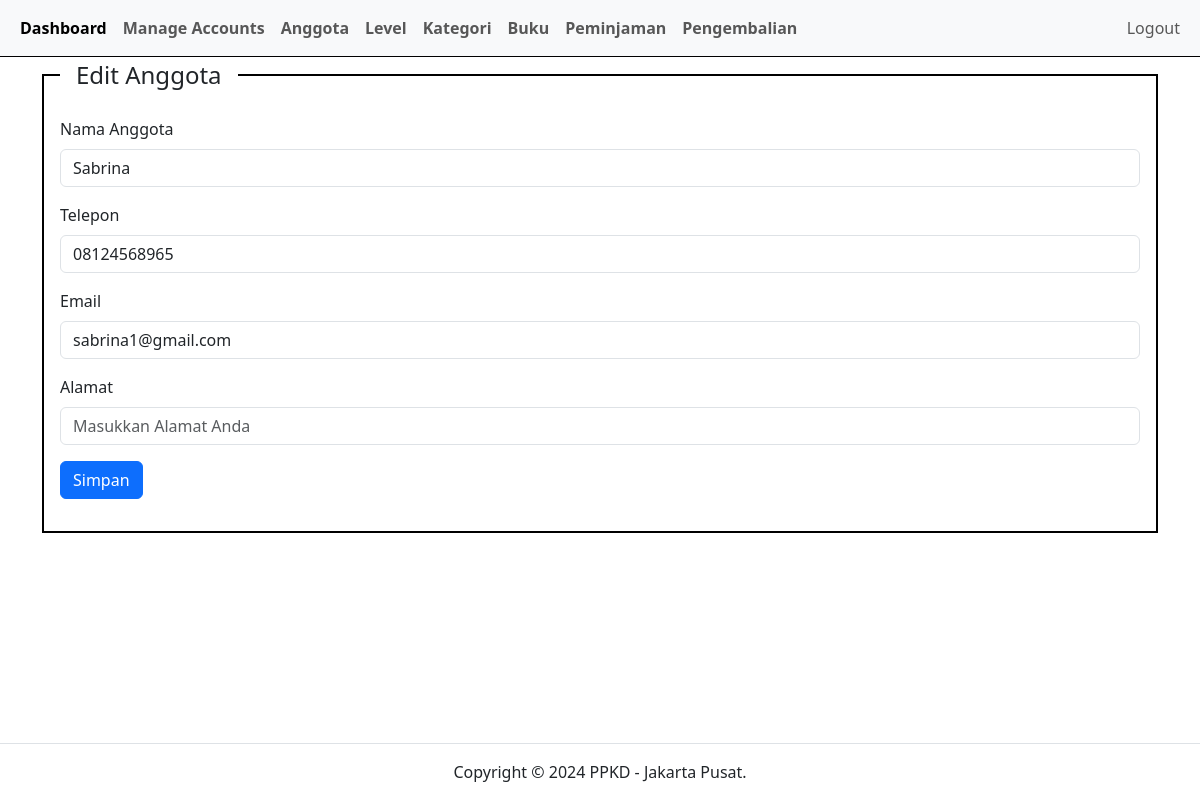
Page /index.php?pg=tambah-anggota&edit=5 (signed in) on the committed database.
### tables this page shows
CREATE TABLE `anggota` (
  `id` int(11) NOT NULL,
  `nama_anggota` varchar(50) NOT NULL,
  `telepon` varchar(16) NOT NULL,
  `email` varchar(50) NOT NULL,
  `alamat` text NOT NULL
);

### content/tambah-anggota.php (the view, shortened to what this page needs)
<?php
$id = isset($_GET['edit']) ? $_GET['edit'] : '';
$editAnggota = mysqli_query(
    $koneksi,
    "SELECT * FROM anggota WHERE id = '$id'"
);
$rowEdit = mysqli_fetch_assoc($editAnggota);
?>
<div class="container">
    <div class="row">
        <div class="col-sm-12">
            <fieldset class="border border-black border-2 p-3">
                <legend class="float-none w-auto px-3"><?php echo isset($_GET['edit']) ? 'Edit' : 'Tambah' ?> Anggota</legend>
                <form action="" method="post">
                    <div class="mb-3">
                        <label for="" class="form-label">Nama Anggota</label>
                        <input type="text" class="form-control" name="nama_anggota" placeholder="Masukkan Nama Anda" value="<?php echo isset($_GET['edit']) ? $rowEdit['nama_anggota'] : '' ?>">
                    </div>
                    <div class="mb-3">
                        <label for="" class="form-label">Telepon</label>
                        <input type="number" class="form-control" name="telepon" placeholder="Masukkan Nomor Anda" value="<?php echo isset($_GET['edit']) ? $rowEdit['telepon'] : '' ?>">
                    </div>
                    <div class="mb-3">
                        <label for="" class="form-label">Email</label>
                        <input type="text" class="form-control" name="email" placeholder="Masukkan Email Anda" value="<?php echo isset($_GET['edit']) ? $rowEdit['email'] : '' ?>">
                    </div>
                    <div class="mb-3">
                        <label for="" class="form-label">Alamat</label>
                        <input type="text" class="form-control" name="tahun_terbit" placeholder="Masukkan Alamat Anda" value="<?php echo isset($_GET['edit']) ? $rowEdit['alamat'] : '' ?>">
                    </div>
                    <div class="mb-3">
                        <button name="<?php echo isset($_GET['edit']) ? 'edit' : 'tambah' ?>" class="btn btn-primary" type="submit">Simpan</button>
                    </div>
                </form>
            </fieldset>
        </div>
    </div>
</div>

### rows in the picture
anggota: nama_anggota "Sabrina", telepon "08124568965", email "sabrina1@gmail.com"
